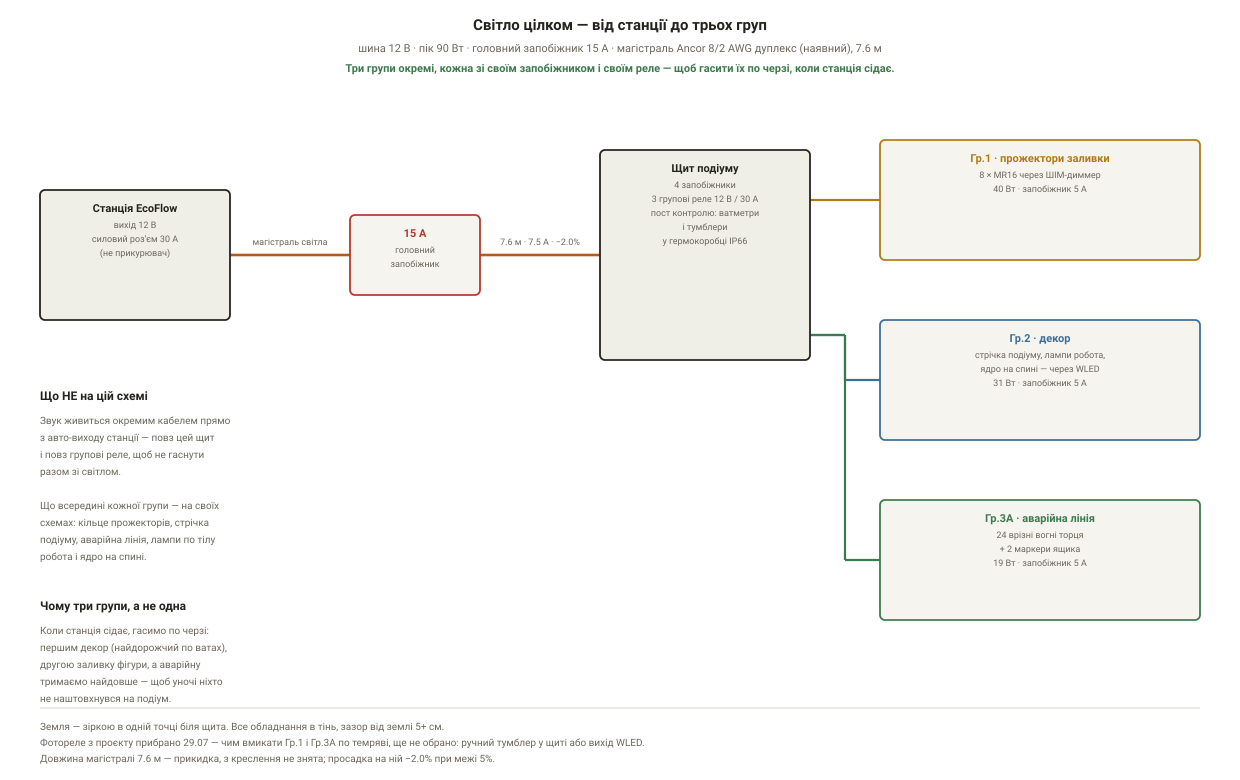

This figure's Python source:
#!/usr/bin/env python3
"""
Загальна схема електрики світла: від станції до трьох груп.

Замінює стару схему на schemdraw, де дроти обривались у повітря, а підпис
«12V» лежав поверх лінії (Іван, 07.08.2026). Тут кожен дріт зʼєднує два порти,
і `schema_kit.verify()` не дасть записати файл, якщо щось висить.

Це верхній рівень: станція → головний запобіжник → щит → три групи. Що
всередині кожної групи — на окремих схемах (circuit_g1 / circuit_g2_strip /
circuit_g3a), сюди вони не лізуть, щоб аркуш лишався читабельним.

Числа — з lights_node_model (cable_tree, fuses, peak_watts) і params.json.
Тільки stdlib.
"""

import json
import sys
from pathlib import Path

HERE = Path(__file__).resolve().parent
sys.path.insert(0, str(HERE))
import lights_node_model as lnm            # noqa: E402
import schema_kit as sk                    # noqa: E402

P = json.loads((HERE.parent / "data" / "params.json").read_text())
GROUPS = P["groups"]
TREE = {r["id"]: r for r in lnm.cable_tree()}
FUSE = {f["id"]: f["rating"] for f in lnm.fuses()}
PEAK = lnm.peak_watts()
BUS_V = P["bus_v"]

TRUNK = TREE["trunk"]


def build():
    total = sum(PEAK.values())
    s = sk.Sheet(
        1240, 780,
        "Світло цілком — від станції до трьох груп",
        f'шина {BUS_V:.0f} В · пік {total:.0f} Вт · головний запобіжник '
        f'{FUSE["main"]:g} А · магістраль {TRUNK["cable"]}, {TRUNK["length_m"]:.1f} м',
        "Три групи окремі, кожна зі своїм запобіжником і своїм реле — щоб гасити "
        "їх по черзі, коли станція сідає.")

    st = s.block(40, 190, 190, 130, "Станція EcoFlow",
                 f'вихід {BUS_V:.0f} В\nсиловий розʼєм 30 А\n(не прикурювач)',
                 color=sk.INK, bg=sk.PANEL_BG)
    st_out = st.port("dc", "r", 0.5)

    fuse = s.block(350, 215, 130, 80, f'{FUSE["main"]:g} А',
                   "головний\nзапобіжник", color=sk.WARN)
    f_in = fuse.port("in", "l", 0.5)
    f_out = fuse.port("out", "r", 0.5)

    panel = s.block(600, 150, 210, 210, "Щит подіуму",
                    "4 запобіжники\n3 групові реле 12 В / 30 А\nпост контролю: "
                    "ватметри\nі тумблери\nу гермокоробці IP66",
                    color=sk.INK, bg=sk.PANEL_BG)
    p_in = panel.port("in", "l", 0.5)

    s.wire(st_out, f_in, sk.POS, 2.6, label="магістраль світла")
    s.wire(f_out, p_in, sk.POS, 2.6,
           label=f'{TRUNK["length_m"]:.1f} м · {TRUNK["amps"]:.1f} А · '
                 f'−{TRUNK["drop_pct"]:.1f}%')

    rows = [
        ("g1", sk.G1, "Гр.1 · прожектори заливки",
         "8 × MR16 через ШІМ-диммер", "circuit_g1"),
        ("g2", sk.G2, "Гр.2 · декор",
         "стрічка подіуму, лампи робота,\nядро на спині — через WLED", "circuit_g2_strip"),
        ("g3a", sk.G3, "Гр.3А · аварійна лінія",
         "24 врізні вогні торця\n+ 2 маркери ящика", "circuit_g3a"),
    ]
    ys = [140, 320, 500]
    for (gid, color, title, sub, sheet_name), gy in zip(rows, ys):
        blk = s.block(880, gy, 320, 120, title,
                      f'{sub}\n{PEAK[gid]:.0f} Вт · запобіжник {FUSE[gid]:g} А',
                      color=color)
        frac = min(max((gy + 60 - 150) / 210, 0.12), 0.88)
        s.wire(panel.port(gid, "r", frac), blk.port("in", "l", 0.5), color, 2.2)

    s.text(40, 400, "Що НЕ на цій схемі", 12, sk.INK, weight="bold")
    for i, line in enumerate([
            "Звук живиться окремим кабелем прямо",
            "з авто-виходу станції — повз цей щит",
            "і повз групові реле, щоб не гаснути",
            "разом зі світлом.",
            "",
            "Що всередині кожної групи — на своїх",
            "схемах: кільце прожекторів, стрічка",
            "подіуму, аварійна лінія, лампи по тілу",
            "робота і ядро на спині.",
    ]):
        s.text(40, 424 + i * 17, line, 10, sk.TXT2)

    s.text(40, 610, "Чому три групи, а не одна", 12, sk.INK, weight="bold")
    for i, line in enumerate([
            "Коли станція сідає, гасимо по черзі:",
            "першим декор (найдорожчий по ватах),",
            "другою заливку фігури, а аварійну",
            "тримаємо найдовше — щоб уночі ніхто",
            "не наштовхнувся на подіум.",
    ]):
        s.text(40, 634 + i * 17, line, 10, sk.TXT2)

    s.footnote(f'Земля — зіркою в одній точці біля щита. Все обладнання в тінь, '
               f'зазор від землі 5+ см.')
    s.footnote(f'Фотореле з проєкту прибрано 29.07 — чим вмикати Гр.1 і Гр.3А по темряві, '
               f'ще не обрано: ручний тумблер у щиті або вихід WLED.')
    s.footnote(f'Довжина магістралі {TRUNK["length_m"]:.1f} м — прикидка, з креслення не '
               f'знята; просадка на ній −{TRUNK["drop_pct"]:.1f}% при межі '
               f'{P["wiring"]["drop_crit_pct"]:.0f}%.')
    return s


if __name__ == "__main__":
    build().write(HERE / "circuit_main.svg")
